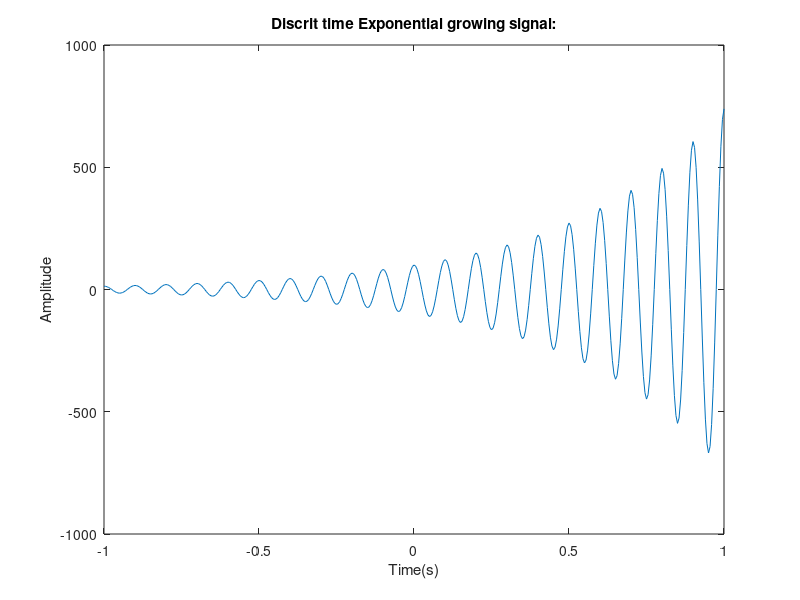
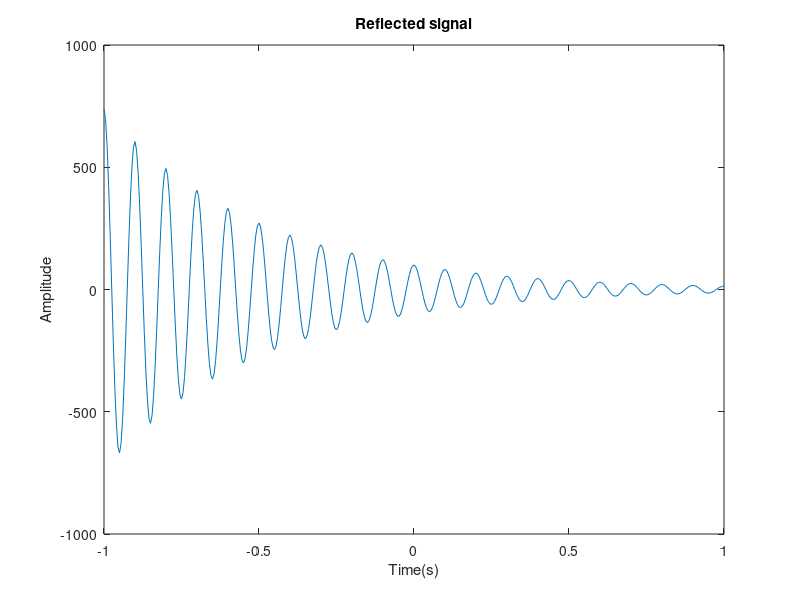
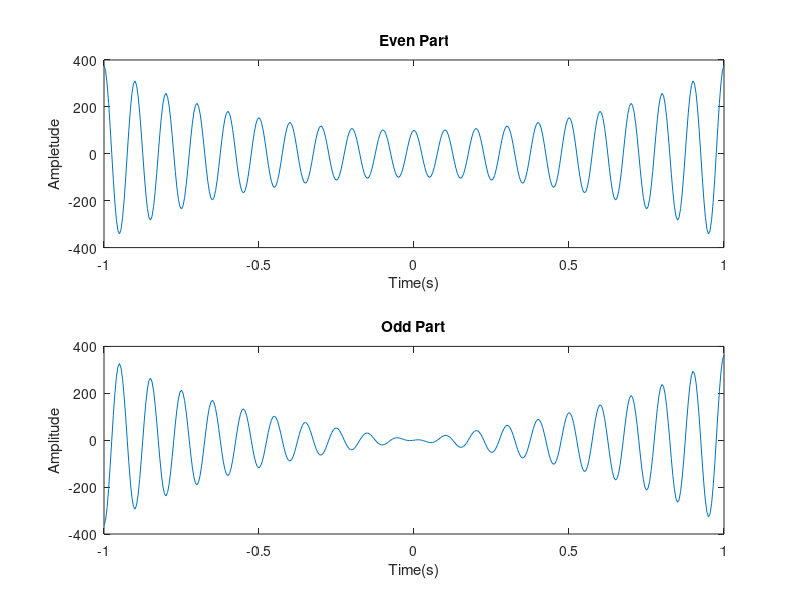
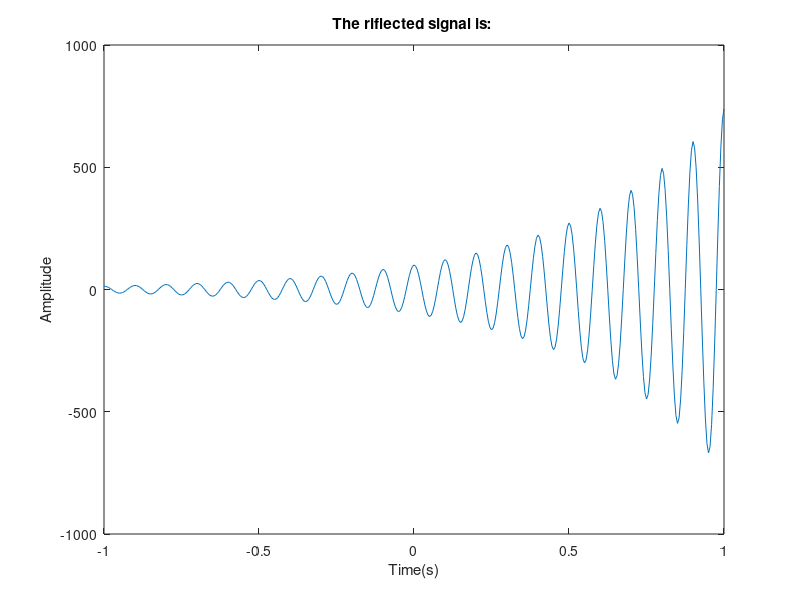

These charts were generated, in order, by the following MATLAB code:
clc; clear all; close all;
%paramitters
A = 100;
alpha = 2;
f = 10;
phi =0;
fs = 200;
T = 1/fs;
t = -1: T :1;
%exponential growing cosin signal
x= A * exp(alpha * t) .* cos(2*pi*f*t + phi);

% reflected Signal 
x_reflected = A * exp(alpha * (-t)) .* cos(2*pi*f*(-t) + phi);

%even signal
x_even = (x + x_reflected)/2;

%odd signal
x_odd = (x - x_reflected)/2;

%reconstraction signal
x_reconstaction = x_even + x_odd;

%plots differents signal
figure;
plot(t,x);
title('Discrit time Exponential growing signal:');
xlabel('Time(s)');
ylabel('Amplitude');

figure;
plot(t,x_reflected);
title('Reflected signal');
xlabel('Time(s)');
ylabel('Amplitude');

figure;
subplot(2,1,1);
plot(t,x_even);
title('Even Part');
xlabel('Time(s)');
ylabel('Ampletude');

subplot(2,1,2);
plot(t,x_odd);
title('Odd Part');
xlabel('Time(s)');
ylabel('Amplitude');

%reconstruction signal
figure;
plot(t,x_reconstaction);
title('The riflected signal is: ');
xlabel('Time(s)');
ylabel('Amplitude');